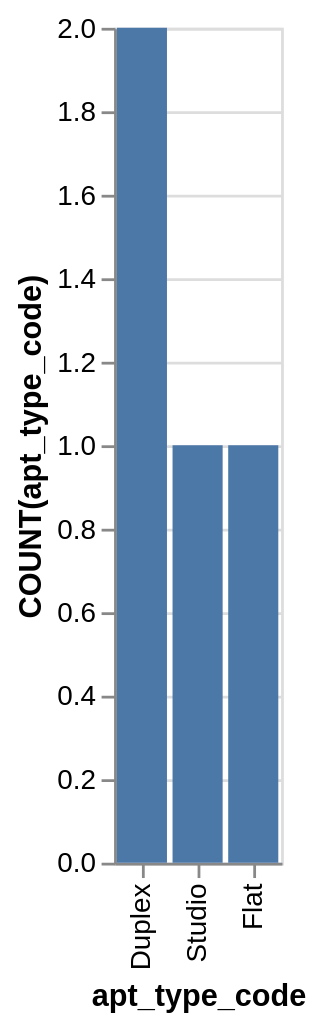

Vega-Lite specification for this chart:
### Vega-Lite specification from a JSON file in a GitHub repository (floating-point values rounded to 4 significant figures)
{"data": {"values": [{"x_data": "Duplex", "y_data": 2}, {"x_data": "Studio", "y_data": 1}, {"x_data": "Flat", "y_data": 1}]}, "mark": "bar", "encoding": {"x": {"field": "x_data", "type": "nominal", "title": "apt_type_code", "sort": {"op": "sum", "field": "y_data", "order": "descending"}}, "y": {"field": "y_data", "type": "quantitative", "title": "COUNT(apt_type_code)"}}}
